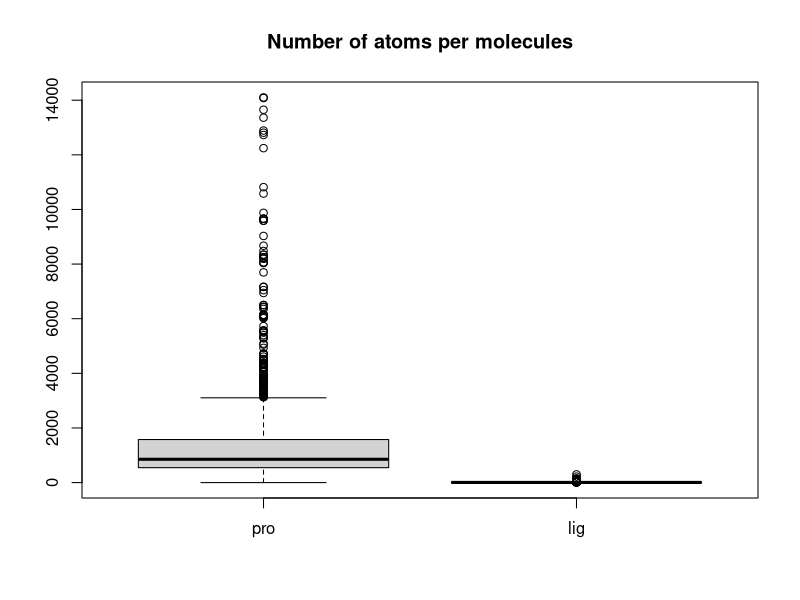
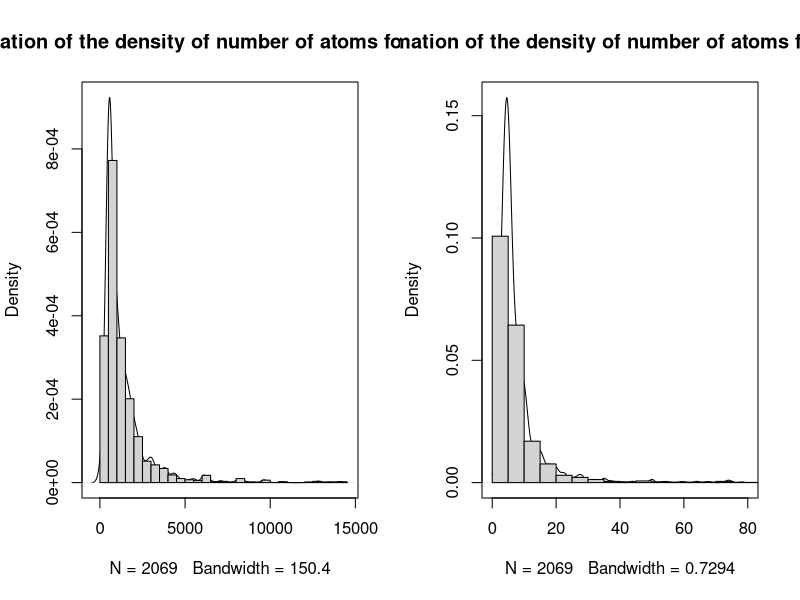

Reproduce these figures in R, in order.
# Exploration of atoms

ds = read.csv("./nb_atoms.csv", header = TRUE, row.names = 1)

summary(ds)

boxplot(ds, main= "Number of atoms per molecules")
par(mfrow=c(1,2))
plot(density(ds$pro), main = "Estimation of the density of number of atoms for proteins")
hist(ds$pro, xlab = "Number of atoms",freq = FALSE, add=TRUE,breaks =50)

plot(density(ds$lig, from = 0, to = 80),  main = "Estimation of the density of number of atoms for ligans")
hist(ds$lig, xlab = "Number of atoms",freq = FALSE, add=TRUE, breaks = 100)
     